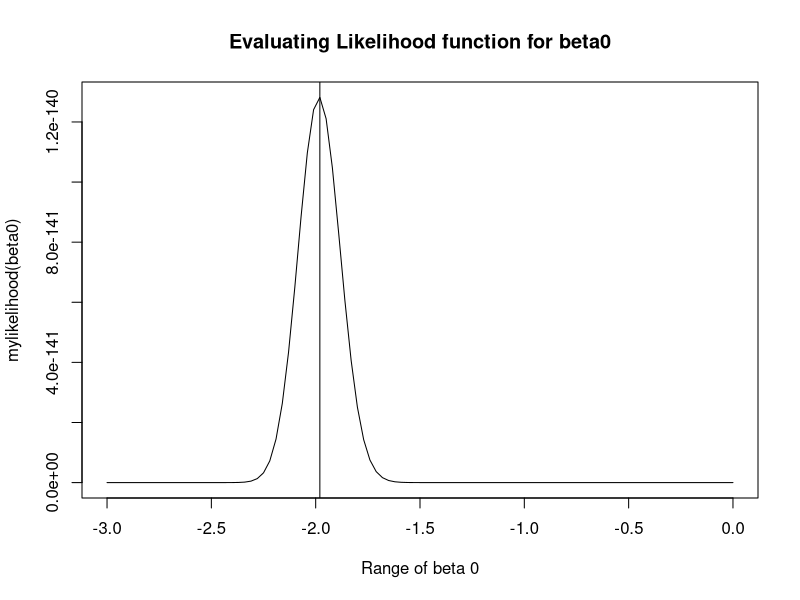
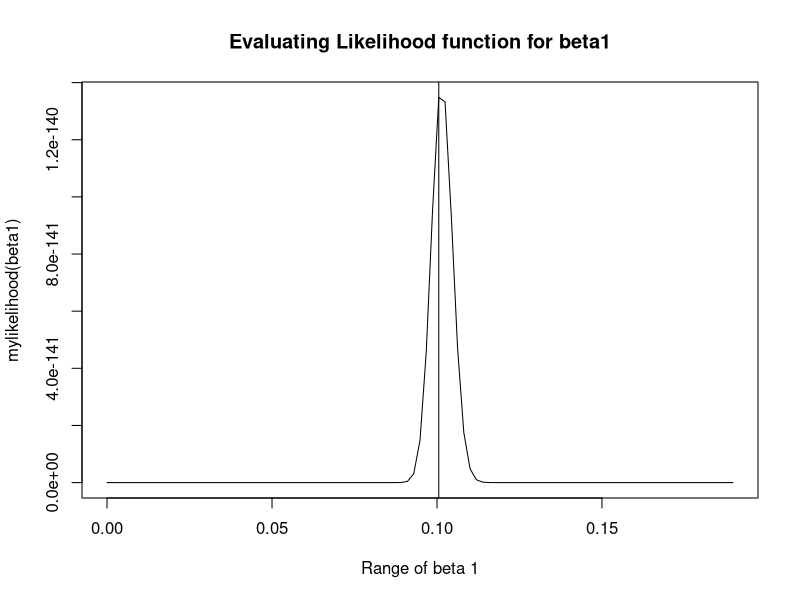
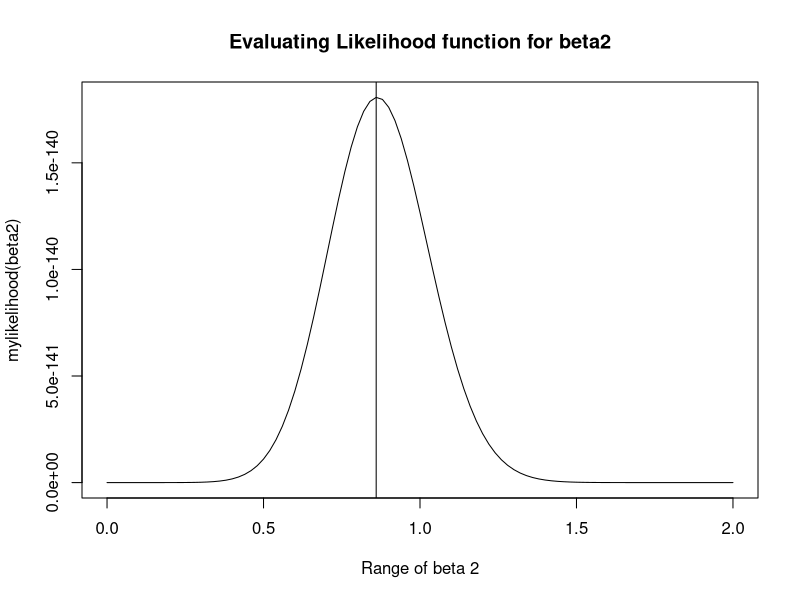
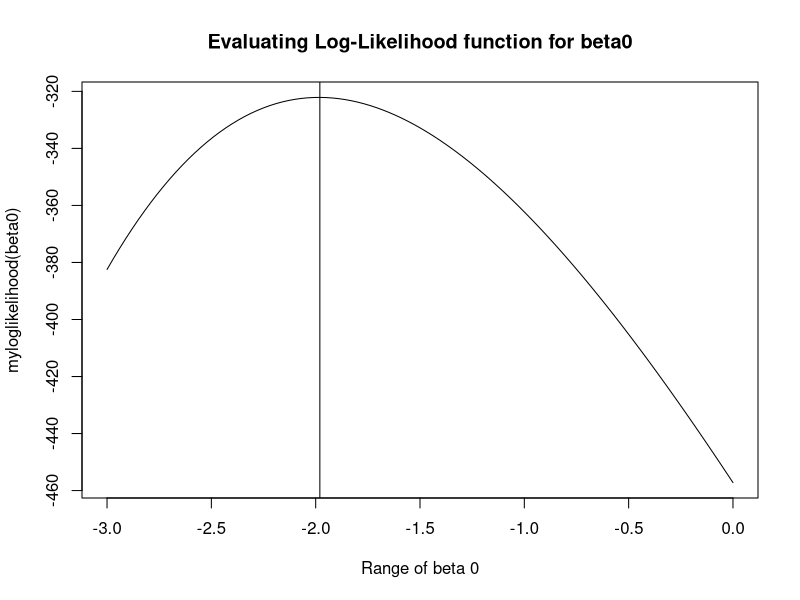
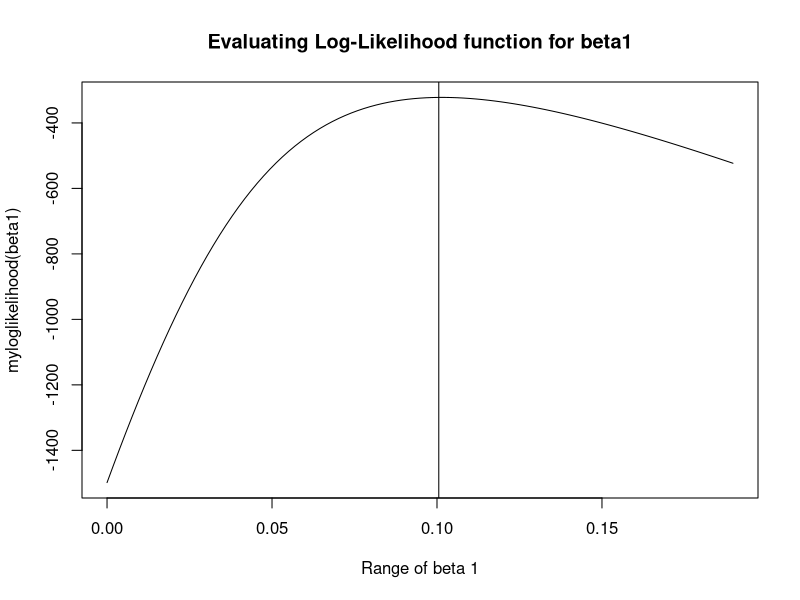
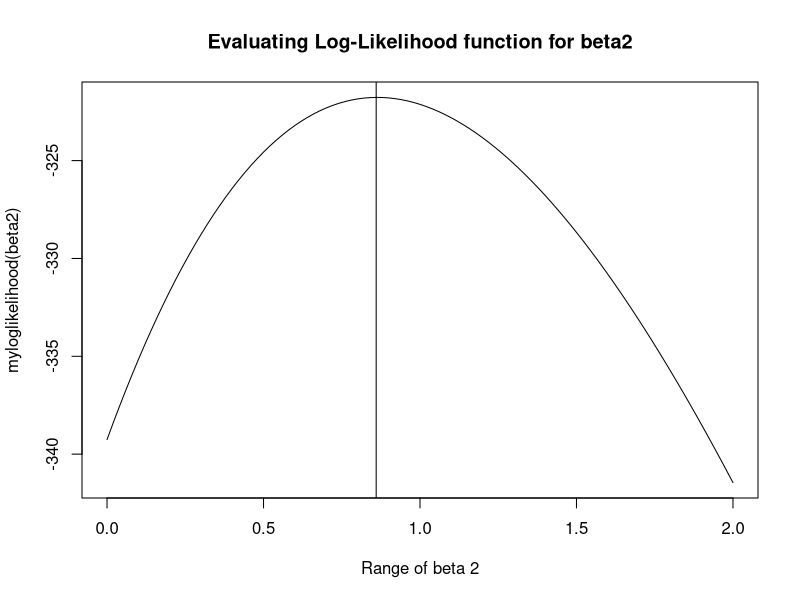
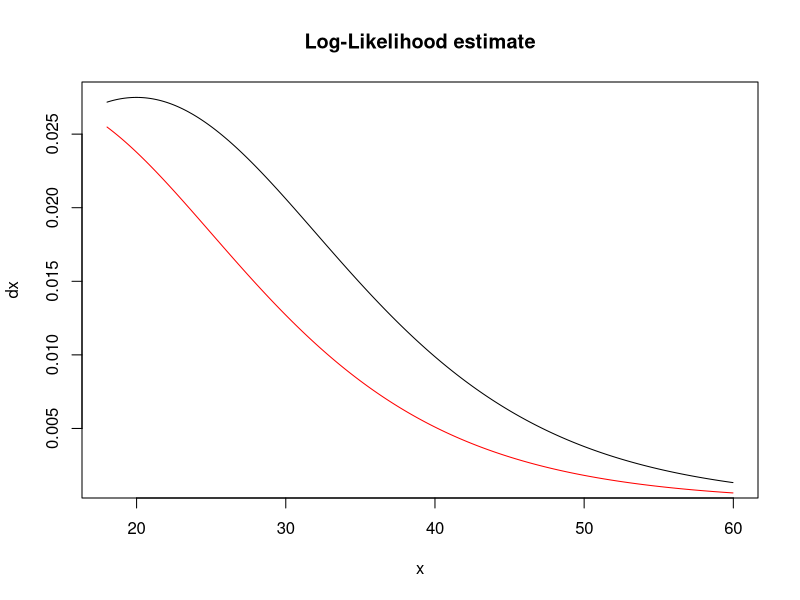
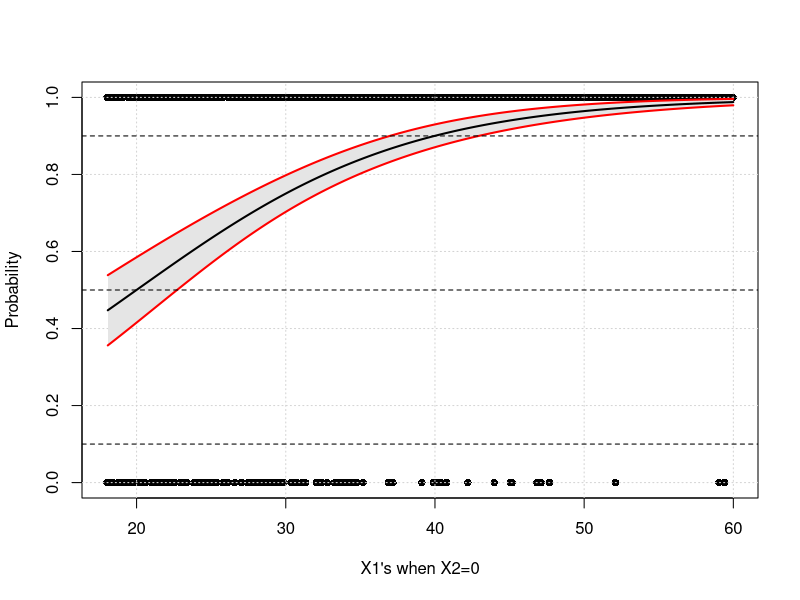

Recreate these plots in R, in order.
# Functions
# b) Log likelihood
myloglikelihood <- function(beta) {
  loglikelihood <-
    sum(-y * log(1 + exp(-(X %*% beta))) - (1 - y) * log(1 + exp(X %*% beta)))
  return(loglikelihood)
}

# b) Normal Likelihood
mylikelihood <- function(beta) {
  # likelihood <- I(beta) # this produces very large numbers

  # (2) - our linear model
  # likelihood <- beta[0] + beta[1] * x + beta[2] * x2

  # (3) max

  linear_model <- beta[1] + beta[2] * x + beta[3] * x2
  # prod((exp(linear_model) / (1 + exp(linear_model)))^y * (1 - (exp(linear_model)/(1 - exp(linear_model))))^(1 - y))
  likelihood <-
    prod((exp(linear_model) / (1 + exp(linear_model)))^y * (1 - (exp(linear_model) / (
      1 + exp(linear_model)
    )))^(1 - y))
  # likelihood <- prod((prob_i_x^y) * ((1 - prob_i_x)^(1 - y))) # this behaves the same as (2)
  return(likelihood)
}

getMarginalEffectBeta1 <- function(length = n,
                                   # x2 vector default value
                                   x2 = 0,
                                   # likelihood OR log-likelihood
                                   estimate_for = "likelihood",
                                   dx_container = NULL,
                                   probability_container = NULL) {
  estimate <- NULL

  if (estimate_for == "likelihood") {
    # deprecated case
    estimate <- likelihood.estimate$estimate
  } else if (estimate_for == "loglikelihood") {
    estimate <- loglikelihood.estimate$estimate
  }

  if (!is.null(estimate)) {
    # Create containers
    dx_container <- rep(0, length(x))
    probability_container <- rep(0, length(x))

    for (i in 1:length) {
      prob_i <-
        exp(estimate[1] + estimate[2] * x[i] + estimate[3] * x2) / (1 + exp(estimate[1] + estimate[2] * x[i] + estimate[3] * x2))

      dx_container[i] <- estimate[2] * prob_i * (1 - prob_i)
      probability_container[i] <- prob_i
    }
    return(
      list(
        dx_container = dx_container,
        probability_container = probability_container
      )
    )
  }

  return(NULL)
}

set.seed(123)
# Parameters
n <- 1000
x <- sort(runif(n = n, min = 18, max = 60))
x2 <- rbinom(n, 1, prob = 0.5)
X <- cbind(rep(1, n), x, x2)

beta0 <- -2
beta1 <- 0.1
beta2 <- 1
beta <- cbind(beta0, beta1, beta2)

linear_model <- beta0 + beta1 * x + beta2 * x2
prob_i_x <- exp(linear_model) / (1 + exp(linear_model))

# a) ?
y <- rbinom(n = length(x), size = 1, prob = prob_i_x)
data <- data.frame(
  "Y" = y,
  # "X0" = X[, 1], don't add intercept
  "X1" = X[, 2],
  "X2" = X[, 3]
)

# c) Plot the likelihood function and the log-likelihood function for a range of values for the two parameters
# separately and show that they are maximized at the same value. ----

# c) 1. Likelihood
# evaluate_for = "likelihood / loglikelihood"
plotlike <- function(evaluate_for, beta0, beta1, beta2) {
  # betas <- c(beta0, beta1, x)
  betas <- c(beta0, beta1, beta2)
  result <- NULL

  if (evaluate_for == "likelihood") {
    result <- mylikelihood(betas)
  } else if (evaluate_for == "loglikelihood") {
    result <- myloglikelihood(betas)
  }

  return(result)
}

# General variables for plotting
expr_plotlike <- Vectorize(plotlike)
evaluated_function_name <- "likelihood"
beta_0_to_from <- list(
  from = -3.00,
  to = 0
)
beta_1_to_from <- list(
  from = 0,
  to = 0.1897
)
beta_2_to_from <- list(
  from = 0,
  to = 2.00
)

# For beta0

result_beta0 <- curve(
  expr = expr_plotlike(evaluated_function_name, x, beta1, beta2),
  from = beta_0_to_from$from,
  to = beta_0_to_from$to,
  xlab = "Range of beta 0",
  ylab = "mylikelihood(beta0)",
  main = "Evaluating Likelihood function for beta0"
)
max_of_result_beta0 <-
  result_beta0$x[which(result_beta0$y == (max(result_beta0$y, na.rm = TRUE)))]
max_of_result_beta0
abline(v = max_of_result_beta0)

# For beta 1
result_beta1 <- curve(
  expr = expr_plotlike(evaluated_function_name, beta0, x, beta2),
  from = beta_1_to_from$from,
  to = beta_1_to_from$to,
  xlab = "Range of beta 1",
  ylab = "mylikelihood(beta1)",
  main = "Evaluating Likelihood function for beta1"
)
max_of_result_beta1 <-
  result_beta1$x[which(result_beta1$y == (max(result_beta1$y, na.rm = TRUE)))]
max_of_result_beta1
abline(v = max_of_result_beta1)

# For beta 2
result_beta2 <-
  curve(
    expr = expr_plotlike(evaluated_function_name, beta0, beta1, x),
    from = beta_2_to_from$from,
    to = beta_2_to_from$to,
    xlab = "Range of beta 2",
    ylab = "mylikelihood(beta2)",
    main = "Evaluating Likelihood function for beta2"
  )
max_of_result_beta2 <-
  result_beta2$x[which(result_beta2$y == (max(result_beta2$y, na.rm = TRUE)))]
max_of_result_beta2
abline(v = max_of_result_beta2)

# c) 2. Log-likelihood
# For beta0
evaluated_function_name <- "loglikelihood"
result_log_beta_0 <-
  curve(
    expr = expr_plotlike(evaluated_function_name, x, beta1, beta2),
    from = beta_0_to_from$from,
    to = beta_0_to_from$to,
    xlab = "Range of beta 0",
    ylab = "myloglikelihood(beta0)",
    main = "Evaluating Log-Likelihood function for beta0"
  )
max_of_result_log_beta_0 <-
  result_log_beta_0$x[which(result_log_beta_0$y == (max(result_log_beta_0$y, na.rm = TRUE)))]
max_of_result_log_beta_0
abline(v = max_of_result_log_beta_0)
# For beta1
result_log_beta_1 <-
  curve(
    expr = expr_plotlike(evaluated_function_name, beta0, x, beta2),
    from = beta_1_to_from$from,
    to = beta_1_to_from$to,
    xlab = "Range of beta 1",
    ylab = "myloglikelihood(beta1)",
    main = "Evaluating Log-Likelihood function for beta1"
  )
max_of_result_log_beta_1 <-
  result_log_beta_1$x[which(result_log_beta_1$y == (max(result_log_beta_1$y, na.rm = TRUE)))]
max_of_result_log_beta_1
abline(v = max_of_result_log_beta_1)
# For beta2
result_log_beta_2 <-
  curve(
    expr = expr_plotlike(evaluated_function_name, beta0, beta1, x),
    from = beta_2_to_from$from,
    to = beta_2_to_from$to,
    xlab = "Range of beta 2",
    ylab = "myloglikelihood(beta2)",
    main = "Evaluating Log-Likelihood function for beta2"
  )
max_of_result_log_beta_2 <-
  result_log_beta_2$x[which(result_log_beta_2$y == (max(result_log_beta_2$y, na.rm = TRUE)))]
max_of_result_log_beta_2
abline(v = max_of_result_log_beta_2)
# End for c) -----

# d) Estimate ß0, ß1, ß2 via maximum likelihood and calculate the standard errors. Use the estimation template
# provided in the lecture.
library(maxLik)
# Getting an estimate for log-likelihood
start_param <- c(0, 1, 1)
loglikelihood.estimate <- maxBFGS(myloglikelihood,
  finalHessian = TRUE,
  start = start_param
)
loglikelihood.estimate$estimate

loglikelihood.covariance_matrix <-
  -(solve(loglikelihood.estimate$hessian))

loglikelihood.sde <- sqrt(diag(loglikelihood.covariance_matrix))
loglikelihood.sde

# e) Propose and calculate a suitable method for the interpretation of the coefficients as discussed in the lecture.
# Not sure if this is what is asked?
x_len <- length(x)

# Marginal effects when x2 = 0
loglikelihood.result <- getMarginalEffectBeta1(
  length = x_len,
  estimate_for = "loglikelihood",
  x2 = 0
)
# Marginal effects when x2 = 1
loglikelihood.result1 <- getMarginalEffectBeta1(
  length = x_len,
  estimate_for = "loglikelihood",
  x2 = 1
)
# Plotting marginal effects of beta1 when x2=0
plot(
  x,
  loglikelihood.result$dx_container,
  type = "l",
  main = "Log-Likelihood estimate",
  ylab = "dx"
)

# # Predicted for x=0
# plot(
#   x,
#   loglikelihood.result$probability_container,
#   type="l",
#   ylim=c(0,1)
# )
# abline(h=0.1,col="red")
# abline(h=0.5,col="red")
# abline(h=0.9,col="red")
# # Predicted for x=1
# plot(
#   x,
#   loglikelihood.result1$probability_container,
#   type="l",
#   ylim=c(0,1)
# )
# abline(h=0.1,col="red")
# abline(h=0.5,col="red")
# abline(h=0.9,col="red")

# Plotting marginal effects of beta1 when x2=1
lines(x, loglikelihood.result1$dx_container, col = "red")

# f) Visualize results(Confidence intervals?)

model <- glm(
  formula =
    y ~ X1 + X2,
  family = binomial(link = "logit"),
  data = data
)
# Getting some regressor X for which the coefficient is NA...
summary(model)
# Log-odds
summary(model)$coefficients
# Not getting NA this way..
estimated_betas <-
  c(
    summary(model)$coefficients[1],
    summary(model)$coefficients[2],
    summary(model)$coefficients[3]
  )
# Odd-ratio for beta1
exp(estimated_betas[2])

# Confidence intervals Log-odds, Beta 1
confint.default(model)[2, ]
# # Confidence intervals Odds, Beta 1
exp(confint.default(model)[2, ]) # between 9.21% and 14.09%

# Model prediction
set.seed(666)
# Draw new data?
n_test <- 1000
x_test <- sort(runif(n = n_test, min = 18, max = 60))
x2_test <- rbinom(n = n_test, 1, prob = 0.5)
X_test <- cbind(rep(1, n_test), x, x2)
data_test <- data.frame("X1" = X[, 2], "X2" = X[, 3])

# with increasing X -> increasing probability
predict(model, newdata = data_test, type = "response")

# Visualizing results: Confidence Intervals
set.seed(689)
x_to_visualize <- sort(runif(n = n_test, min = 18, max = 60))

# When x2 = 0
plot_confidence_itervals <- function(x2 = 0, xlab) {
  probs <-
    predict(
      model,
      newdata = data.frame(X1 = x_to_visualize, X2 = x2),
      type = "response",
      se.fit = TRUE
    )
  probs_fit <- probs$fit
  probs_upper <-
    probs$fit + probs$se.fit * 1.96 # 95% confidence interval
  probs_lower <-
    probs$fit - probs$se.fit * 1.96 # 95% confidence interval

  plot(
    x,
    y,
    pch = 16,
    cex = 1,
    ylab = "Probability",
    xlab = xlab
  )
  grid()
  polygon(c(rev(x_to_visualize), x_to_visualize),
    c(rev(probs_lower), probs_upper),
    col = "grey90",
    border = NA
  )

  lines(x_to_visualize, probs_fit, lwd = 2)
  lines(x_to_visualize, probs_upper, lwd = 2, col = "red")
  lines(x_to_visualize, probs_lower, lwd = 2, col = "red")

  abline(h = 0.1, lty = 2)
  abline(h = 0.5, lty = 2)
  abline(h = 0.9, lty = 2)
}

# Plot for X2=0
plot_confidence_itervals(x2 = 0, xlab = "X1's when X2=0")
# Plot for X2=1
plot_confidence_itervals(x2 = 1, xlab = "X1's when X2=1")

# 2. Simulation study
calculate_y_fit_logit <- function(x2 = 0, index, betas, x) {
  prob_i <-
    exp(betas[1] + betas[2] * x[index] + betas[3] * x2) / (1 + exp(betas[1] + betas[2] * x[j] + betas[3] * x2))
  return(prob_i)
}

set.seed(999)
# library(maxLik)
# Parameters
n <- 1000
beta0 <- -2
beta1 <- 0.1
beta2 <- 1
beta <- cbind(beta0, beta1, beta2)

# Other variables that don't change
start_param_betas <- c(0, 1, 1)

# how many times to run estimate the model
simulation_runs <- 100
errors <- list(
  MSE <- c(),
  AVE <- c()
)

for (i in 1:simulation_runs) {

  # 1. Generate data
  train.x <- sort(runif(n = n, min = 18, max = 60))
  train.x2 <- rbinom(n, 1, prob = 0.5)
  train.X <- cbind(rep(1, n), train.x, train.x2)

  train.linear_model <- beta0 + beta1 * train.x + beta2 * train.x2
  train.prob_i_x <- exp(train.linear_model) / (1 + exp(train.linear_model))

  train.y <- rbinom(
    n = length(train.x),
    size = 1,
    prob = train.prob_i_x
  )

  # 2. Estimate betas
  train.model <- glm(formula = train.y ~ train.x + train.x2, family = "binomial")
  train.model
  train.beta_hats <- c(train.model$coefficients[1], train.model$coefficients[2], train.model$coefficients[3])
  train.beta_hats


  # Test data generate
  test.x <- sort(runif(n = n, min = 18, max = 60))
  test.x2 <- rbinom(n, 1, prob = 0.5)
  test.X <- cbind(rep(1, n), test.x, test.x2)

  test.linear_model <-
    train.beta_hats[1] + train.beta_hats[2] * test.x + train.beta_hats[3] * test.x2
  test.prob_i_x <- exp(test.linear_model) / (1 + exp(test.linear_model))

  test.y <- rbinom(
    n = length(test.x),
    size = 1,
    prob = test.prob_i_x
  )
  test.y_pred <- exp(train.beta_hats[1] + train.beta_hats[2] * test.x + train.beta_hats[3] * test.x2) / (1 + exp(train.beta_hats[1] + train.beta_hats[2] * test.x + train.beta_hats[3] * test.x2))


  # Calculate MSE & AVE for x2 = 0
  train.deviation <- train.y - train.model$fitted.values
  errors$MSE[i] <- mean(train.deviation^2)
  test.deviation <- test.y_pred - test.y
  errors$AVE[i] <- mean(test.deviation^2)
}

offset <- 0.1
# Plot MSE & AVE for x2 = 0
ylim <- c(
  (min(errors$MSE) + offset),
  (max(errors$AVE) + offset)
)
errors_ratio <- errors$MSE / errors$AVE

plot(1:simulation_runs, errors$MSE, type = "l")
plot(1:simulation_runs, errors$AVE, type = "l", col = "blue")
plot(1:simulation_runs, (errors$MSE - errors$AVE), type = "l")
plot(1:simulation_runs, errors_ratio)
abline(h = mean(errors_ratio))
plot(
  1:simulation_runs,
  errors$MSE,
  type = "l",
  pch = 19,
  col = "red",
  xlab = "Simulation runs",
  ylab = "MSE & AVE",
  main = "MSE and Test error for 100 simulation runs"
)
lines(
  1:simulation_runs,
  errors$AVE,
  type = "b",
  pch = 19,
  col = "blue",
)
abline(h = mean(errors$AVE))
abline(h = mean(errors$MSE), col = "green")
legend(
  "topleft",
  legend = c("MSE", "AVE"),
  col = c("red", "blue"),
  lty = 1:2,
  cex = 0.8
)

# Plot MSE & AVE for x2 = 1
# ylim1 <- c((min(errors$AVE_x2_eq_1) + offset),
#           (max(errors$AVE_x2_eq_1) + offset))
# plot(
#   1:simulation_runs,
#   errors$MSE_x2_eq_1,
#   type = "l",
#   pch = 19,
#   col = "red",
#
#   xlab = "Simulation runs",
#   ylab = "MSE & AVE",
#   main = "MSE and Test error for 100 simulation runs"
# )
# lines(
#   1:simulation_runs,
#   errors$AVE_x2_eq_1,
#   type = "b",
#   pch = 19,
#   col = "blue"
# )
# abline(h = mean(errors$AVE_x2_eq_1))
# legend(
#   "topleft",
#   legend = c("MSE", "AVE"),
#   col = c("red", "blue"),
#   lty = 1:2,
#   cex = 0.8
# )
